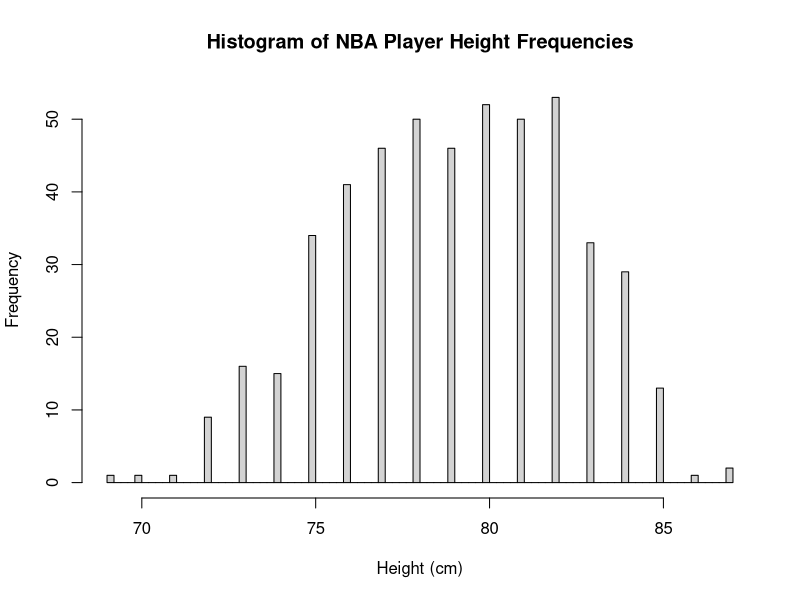
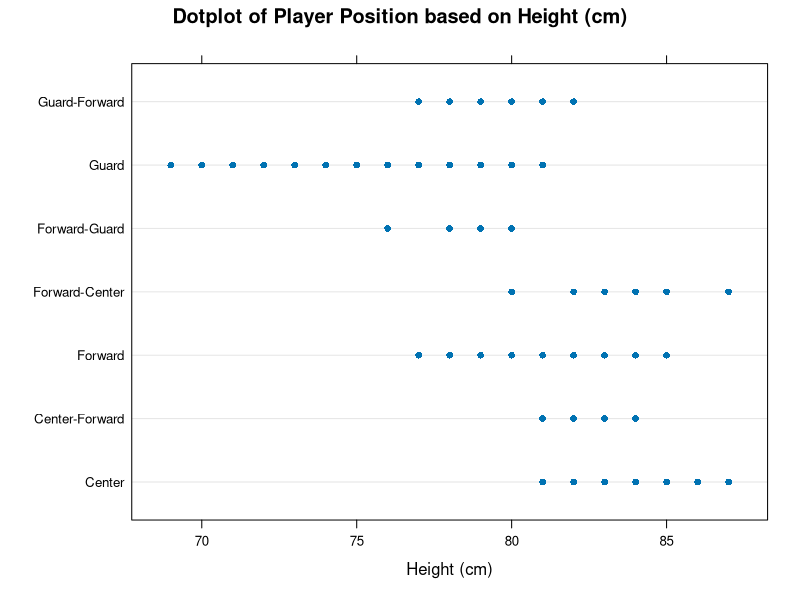
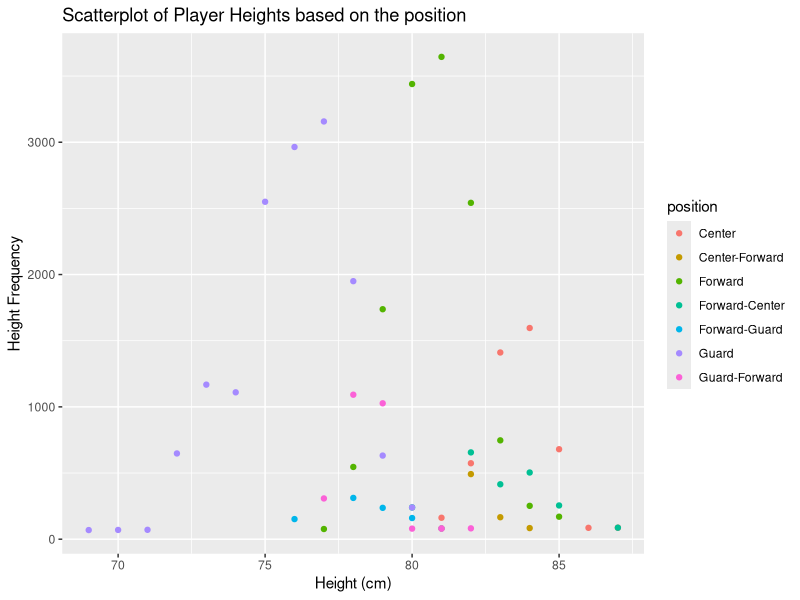

Reproduce these figures in R, in order.
## ---- chunk 1
# libraries
library(tidyverse)
library(lattice)

## ---- chunk 2
# reading in data
nba.players <- read.csv("data/nba_players_19.csv", stringsAsFactors = F) 
head(nba.players)
summary(nba.players)

# data wrangling
nba.players <- nba.players %>%
  select(-1) %>%
  drop_na(number) %>%
  group_by(as.factor(team))

## ---- chunk 3
max_height <- max(nba.players$height)
# visualize height distribution w/ base R
hist(nba.players$height, breaks=max_height, 
     main="Histogram of NBA Player Height Frequencies", xlab="Height (cm)")
# most amount of players were 82 cm

## ---- chunk 4
# dot plot of player position ~ height
dotplot(position ~ height, nba.players, 
        main="Dotplot of Player Position based on Height (cm)", xlab="Height (cm)")
# tallest players were `Center` players while shortest were `Guard` players

## ---- chunk 5
# storing a new df with only the position, height, and height frequencies
nba.players %>% 
  group_by(height, position) %>% 
  summarize(height_freq = sum(height)) %>%
# scatterplot of height and position as key
ggplot(aes(x=height, y=height_freq, color=position)) +
  geom_point() +
  labs(
    title="Scatterplot of Player Heights based on the position",
    x="Height (cm)",
    y="Height Frequency"
  )
